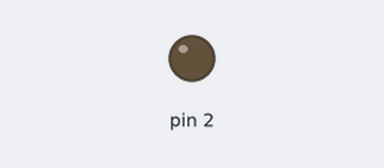
Recording of a sketch running on a simulated Arduino Uno, built with avr-gcc and run on an emulated ATmega328P. Shown: output pins drawn as LEDs (lit = HIGH).

Above: at 1.1 s.
Timing chart, 0 to 2.6 s (numbered marks = the images above):
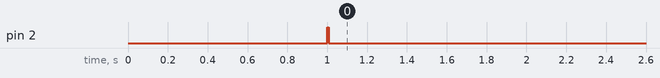

The sketch:

test-code-step.ino
```cpp
void setup() {
  // put your setup code here, to run once:
pinMode(2, OUTPUT);
delay(1000);
digitalWrite(2,HIGH);
delay(8);
digitalWrite(2,LOW);
delay(8);
}

void loop() {
  // put your main code here, to run repeatedly:

}
```
